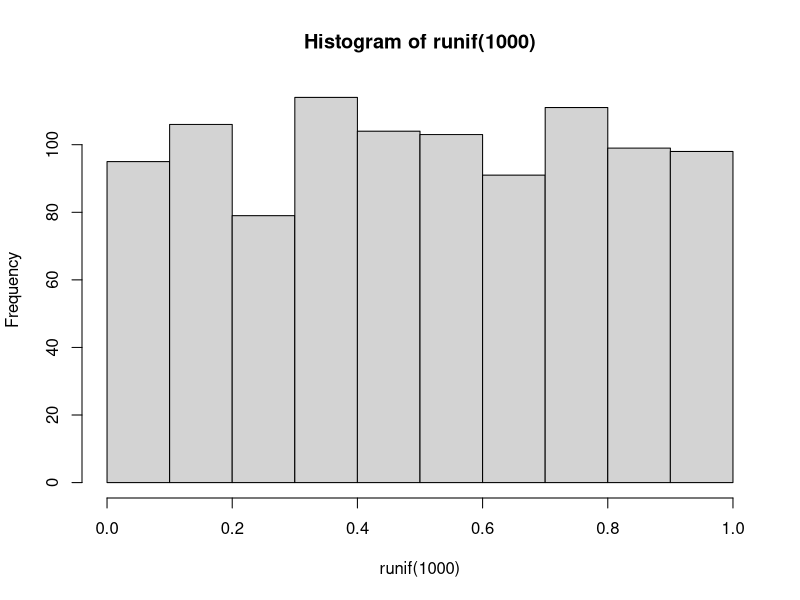
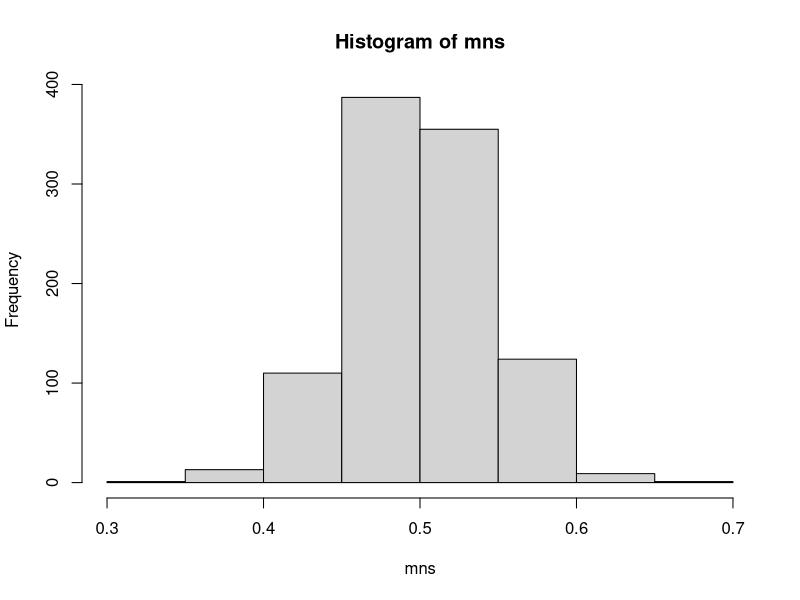

Write R code to recreate these figures, in order.
# Simulation Exercise
# Statistical Inference
# Mark Culp
# 3/25/2017

## Overview:

# Set parameters for distribution
n <- 40
lambda <- 0.2

# Generate random deviates for distribution
rexp(n, lambda)

# An exploratory plot 
# . . .

## Simulations:  

## Sample Mean versus Theoretical Mean

## Sample Variance versus Theoretical Variance

## Distribution: Assumpt & Conclusions

hist(runif(1000))

#---

mns = NULL
for (i in 1:1000) mns = c(mns, mean(runif(40)))
hist(mns)
